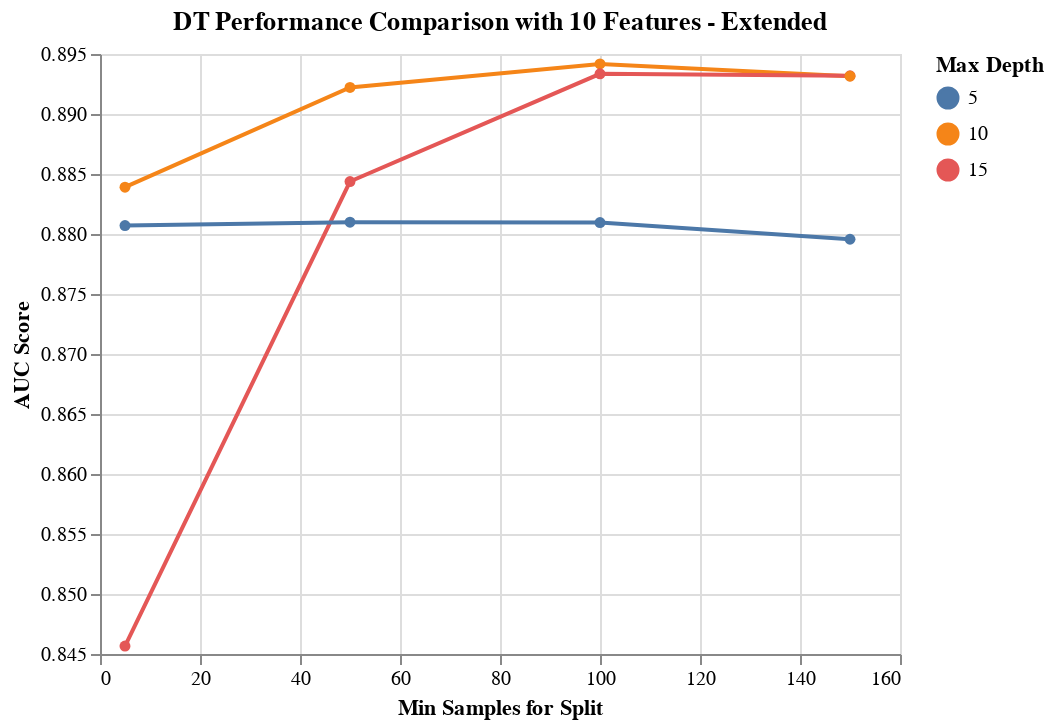

Source (notebook cell):
### Markdown cell above
We again observe that the cross-validated AUC score difference between the hyperparameter combinations is not really much. A visualization of the new search results is shown below.

### Code cell
results_DT_10_features = results_DT[results_DT['rfi_fs__n_features_'] == 10.0]

alt.Chart(results_DT_10_features, 
          title='DT Performance Comparison with 10 Features - Extended'
         ).mark_line(point=True).encode(
    alt.X('dt__min_samples_split', title='Min Samples for Split'),
    alt.Y('mean_score', title='AUC Score', scale=alt.Scale(zero=False)),
    alt.Color('dt__max_depth:N', title='Max Depth')
)

### Figure 1 — Vega-Lite specification as saved in the notebook (floating-point values rounded to 4 significant figures)
{"$schema": "https://vega.github.io/schema/vega-lite/v2.6.0.json", "config": {"view": {"height": 300, "width": 400}}, "data": {"name": "data-d0925763db313d02621e8dc3b45d5b49"}, "datasets": {"data-d0925763db313d02621e8dc3b45d5b49": [{"dt__max_depth": 10, "dt__min_samples_split": 100, "max_score": 0.8997, "mean_score": 0.8942, "min_score": 0.8902, "rfi_fs__n_features_": 10, "std_score": 0.003357}, {"dt__max_depth": 15, "dt__min_samples_split": 100, "max_score": 0.9, "mean_score": 0.8933, "min_score": 0.8891, "rfi_fs__n_features_": 10, "std_score": 0.003793}, {"dt__max_depth": 15, "dt__min_samples_split": 150, "max_score": 0.8982, "mean_score": 0.8932, "min_score": 0.8864, "rfi_fs__n_features_": 10, "std_score": 0.004138}, {"dt__max_depth": 10, "dt__min_samples_split": 150, "max_score": 0.8972, "mean_score": 0.8932, "min_score": 0.8903, "rfi_fs__n_features_": 10, "std_score": 0.002613}, {"dt__max_depth": 10, "dt__min_samples_split": 50, "max_score": 0.8985, "mean_score": 0.8922, "min_score": 0.8875, "rfi_fs__n_features_": 10, "std_score": 0.003731}, {"dt__max_depth": 15, "dt__min_samples_split": 50, "max_score": 0.8914, "mean_score": 0.8844, "min_score": 0.8726, "rfi_fs__n_features_": 10, "std_score": 0.006688}, {"dt__max_depth": 10, "dt__min_samples_split": 5, "max_score": 0.8854, "mean_score": 0.8839, "min_score": 0.8802, "rfi_fs__n_features_": 10, "std_score": 0.00191}, {"dt__max_depth": 5, "dt__min_samples_split": 50, "max_score": 0.8831, "mean_score": 0.881, "min_score": 0.878, "rfi_fs__n_features_": 10, "std_score": 0.002076}, {"dt__max_depth": 5, "dt__min_samples_split": 100, "max_score": 0.8831, "mean_score": 0.881, "min_score": 0.878, "rfi_fs__n_features_": 10, "std_score": 0.002105}, {"dt__max_depth": 5, "dt__min_samples_split": 5, "max_score": 0.8828, "mean_score": 0.8807, "min_score": 0.8782, "rfi_fs__n_features_": 10, "std_score": 0.001831}, {"dt__max_depth": 5, "dt__min_samples_split": 150, "max_score": 0.8829, "mean_score": 0.8796, "min_score": 0.8776, "rfi_fs__n_features_": 10, "std_score": 0.001861}, {"dt__max_depth": 15, "dt__min_samples_split": 5, "max_score": 0.8551, "mean_score": 0.8457, "min_score": 0.8406, "rfi_fs__n_features_": 10, "std_score": 0.004962}]}, "encoding": {"color": {"field": "dt__max_depth", "title": "Max Depth", "type": "nominal"}, "x": {"field": "dt__min_samples_split", "title": "Min Samples for Split", "type": "quantitative"}, "y": {"field": "mean_score", "scale": {"zero": false}, "title": "AUC Score", "type": "quantitative"}}, "mark": {"point": true, "type": "line"}, "title": "DT Performance Comparison with 10 Features - Extended"}
